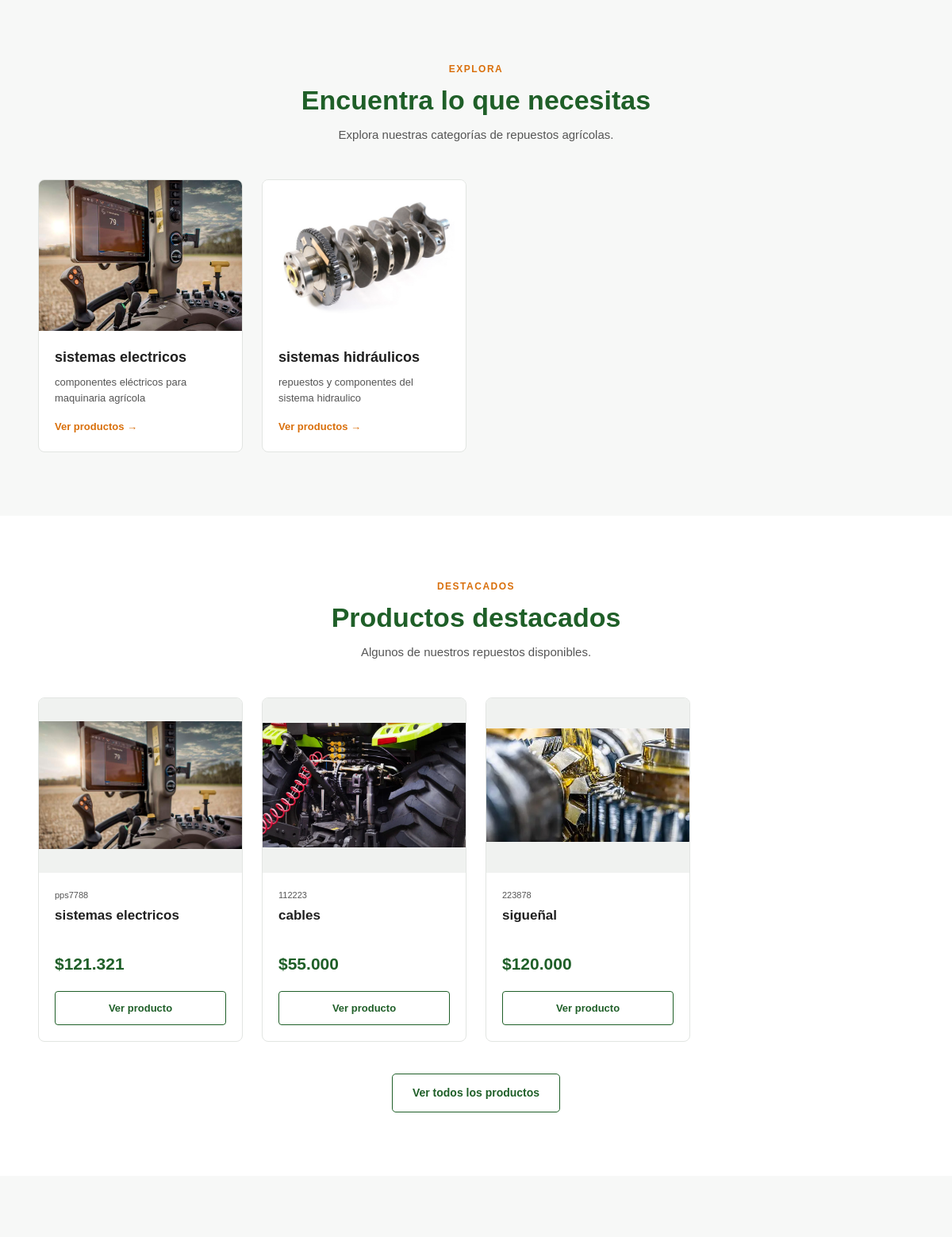
The page /tienda/index.php (middle part) on the database as committed earlier.
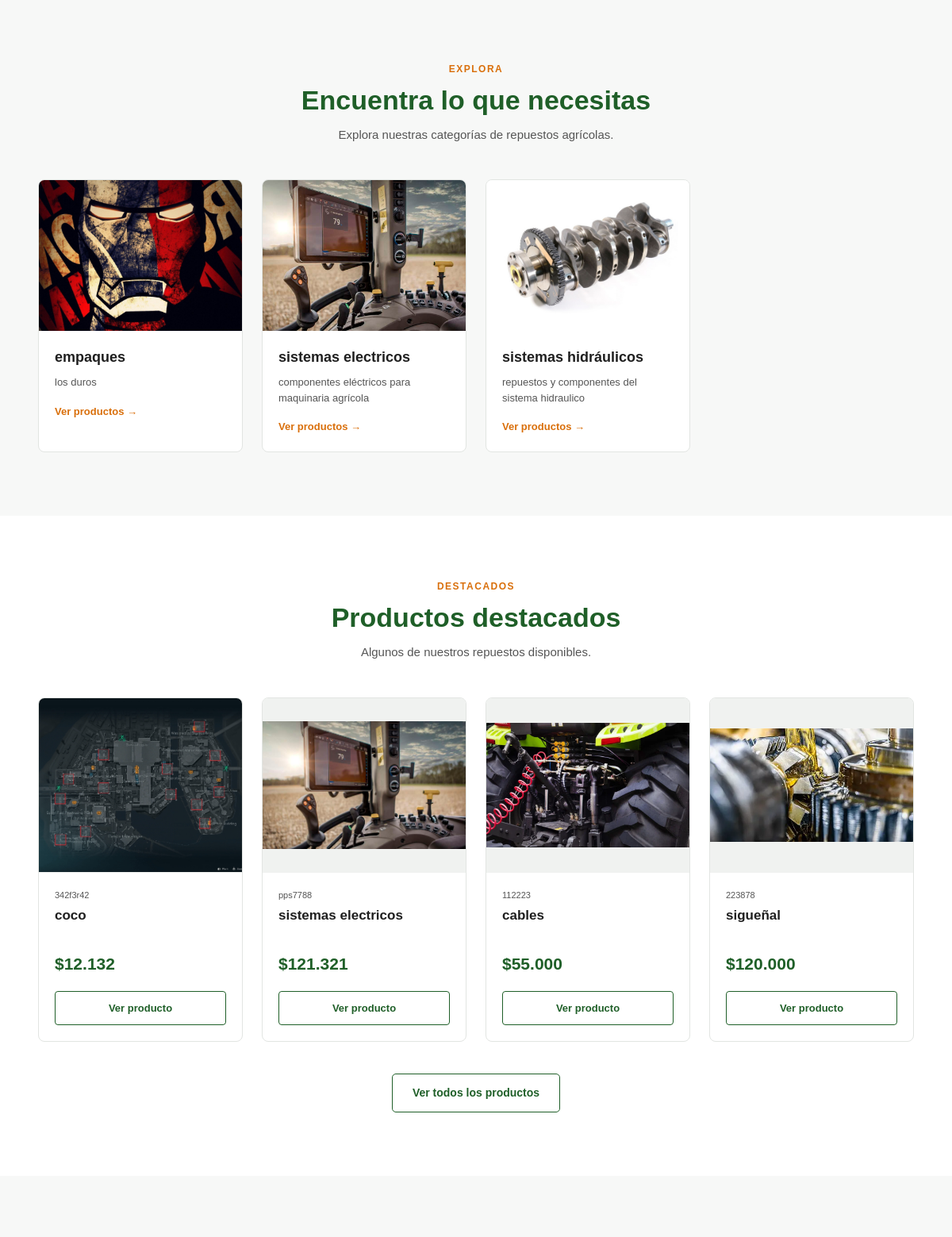
The same page on the database as committed later.
### tables this page shows
CREATE TABLE `categorias` (
  `id_categoria` int(11) NOT NULL,
  `nombre` varchar(200) NOT NULL,
  `descripcion` text DEFAULT NULL,
  `imagen` varchar(255) DEFAULT NULL,
  `estado` tinyint(1) DEFAULT 1,
  `fecha_creacion` timestamp NOT NULL DEFAULT current_timestamp()
);

CREATE TABLE `imagenes_producto` (
  `id_imagen` int(11) NOT NULL,
  `id_producto` int(11) NOT NULL,
  `ruta_imagen` varchar(255) NOT NULL,
  `principal` tinyint(1) DEFAULT 0,
  `orden` int(11) DEFAULT 1,
  `fecha_subida` timestamp NOT NULL DEFAULT current_timestamp(),
  `estado` tinyint(1) DEFAULT 1
);

CREATE TABLE `productos` (
  `id_producto` int(11) NOT NULL,
  `id_categoria` int(11) NOT NULL,
  `id_marca` int(11) DEFAULT NULL,
  `nombre` varchar(150) NOT NULL,
  `descripcion` text DEFAULT NULL,
  `codigo_producto` varchar(50) NOT NULL,
  `precio` decimal(10,2) NOT NULL,
  `peso` decimal(8,2) DEFAULT NULL,
  `estado` tinyint(1) DEFAULT 1,
  `destacado` tinyint(1) DEFAULT 0,
  `fecha_creacion` timestamp NOT NULL DEFAULT current_timestamp(),
  `fecha_actualizacion` timestamp NOT NULL DEFAULT current_timestamp() ON UPDATE current_timestamp()
);

### tienda/index.php (the view, shortened to what the changed rows need)
<?php
require_once("includes/header.php");
?>
<link rel="stylesheet" href="<?= $base_url ?>css/inicio.css">
<?php
$categorias = [];
$sqlCategorias = "
    SELECT
        id_categoria,
        nombre,
        descripcion,
        imagen
    FROM categorias
    WHERE estado = 1
    ORDER BY nombre ASC
";
$resultadoCategorias = $conexion->query($sqlCategorias);
if ($resultadoCategorias) {
    while ($categoria = $resultadoCategorias->fetch_assoc()) {
        $categorias[] = $categoria;
    }
}
$productosDestacados = [];
$sqlProductos = "
    SELECT
        p.id_producto,
        p.nombre,
        p.descripcion,
        p.codigo_producto,
        p.precio,
        img.ruta_imagen
    FROM productos p
    LEFT JOIN imagenes_producto img
        ON img.id_producto = p.id_producto
        AND img.principal = 1
        AND img.estado = 1
    INNER JOIN inventario i
        ON i.id_producto = p.id_producto
    WHERE p.estado = 1
      AND p.destacado = 1
      AND i.stock_actual > 0
    ORDER BY p.fecha_creacion DESC
    LIMIT 8
";
$resultadoProductos = $conexion->query($sqlProductos);
if ($resultadoProductos) {
    while ($producto = $resultadoProductos->fetch_assoc()) {
        $productosDestacados[] = $producto;
    }
}
?>
<main>
    <section class="inicio-seccion">
        <div class="inicio-container">
            <div class="seccion-encabezado">
                <h2>
                    Encuentra lo que necesitas
                </h2>
            </div>
            <?php if (!empty($categorias)): ?>
                <div class="categorias-grid">
                    <?php foreach ($categorias as $categoria): ?>
                        <a
                            href="<?= $base_url ?>productos/?categoria=<?= (int) $categoria["id_categoria"] ?>"
                            class="categoria-card"
                        >
                            <?php if (!empty($categoria["imagen"])): ?>
                                <div class="categoria-imagen">
                                    <img
                                        src="<?= $base_url ?>../<?= htmlspecialchars($categoria["imagen"], ENT_QUOTES, "UTF-8") ?>"
                                        alt="<?= htmlspecialchars($categoria["nombre"], ENT_QUOTES, "UTF-8") ?>"
                                    >
                                </div>
                            <?php else: ?>
                                <div class="categoria-imagen categoria-sin-imagen">
                                    <span>AGRANDA</span>
                                </div>
                            <?php endif; ?>
                            <div class="categoria-contenido">
                                <h3>
                                    <?= htmlspecialchars($categoria["nombre"], ENT_QUOTES, "UTF-8") ?>
                                </h3>
                                <?php if (!empty($categoria["descripcion"])): ?>
                                    <p>
                                        <?= htmlspecialchars($categoria["descripcion"], ENT_QUOTES, "UTF-8") ?>
                                    </p>
                                <?php endif; ?>
                                <span class="categoria-enlace">
                                    Ver productos →
                                </span>
                            </div>
                        </a>
                    <?php endforeach; ?>
                </div>
            <?php endif; ?>
        </div>
    </section>
    <section class="inicio-seccion productos-seccion">
        <div class="inicio-container">
            <div class="seccion-encabezado">
                <h2>
                    Productos destacados
                </h2>
            </div>
            <?php if (!empty($productosDestacados)): ?>
                <div class="productos-grid">
                    <?php foreach ($productosDestacados as $producto): ?>
                        <article class="producto-card">
                            <a
                                href="<?= $base_url ?>productos/?producto=<?= (int) $producto["id_producto"] ?>"
                                class="producto-imagen"
                            >
                                <?php if (!empty($producto["ruta_imagen"])): ?>
                                    <img
                                        src="<?= $base_url ?>../<?= htmlspecialchars($producto["ruta_imagen"], ENT_QUOTES, "UTF-8") ?>"
                                        alt="<?= htmlspecialchars($producto["nombre"], ENT_QUOTES, "UTF-8") ?>"
                                    >
                                <?php else: ?>
                                    <div class="producto-sin-imagen">
                                        <span>Sin imagen</span>
                                    </div>
                                <?php endif; ?>
                            </a>
                            <div class="producto-contenido">
                                <span class="producto-codigo">
                                    <?= htmlspecialchars($producto["codigo_producto"], ENT_QUOTES, "UTF-8") ?>
                                </span>
                                <h3>
                                    <a href="<?= $base_url ?>productos/?producto=<?= (int) $producto["id_producto"] ?>">
                                        <?= htmlspecialchars($producto["nombre"], ENT_QUOTES, "UTF-8") ?>
                                    </a>
                                </h3>
                                <p class="producto-precio">
                                    $<?= number_format((float) $producto["precio"], 0, ",", ".") ?>
                                </p>
                                <a
                                    href="<?= $base_url ?>productos/?producto=<?= (int) $producto["id_producto"] ?>"
                                    class="producto-boton"
                                >
                                    Ver producto
                                </a>
                            </div>
                        </article>
                    <?php endforeach; ?>
                </div>
            <?php endif; ?>
        </div>
    </section>
</main>
<?php
require_once("includes/footer.php");
?>

Rows that differ between the two databases and show on the page:
added categorias: imagen (picture), nombre "empaques", descripcion "los duros"
added imagenes_producto: ruta_imagen (picture), id_producto.codigo_producto "342f3r42", id_producto.nombre "coco", id_producto.precio "12.132"
